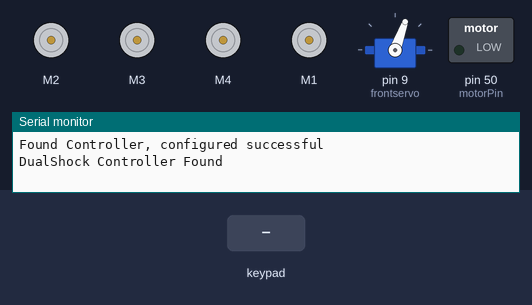
This sketch was run on a simulated Arduino Mega 2560, built with avr-gcc and run on an emulated ATmega2560. On the bench: 4 × DC motor (green arrow = forward, orange = backward, longer = faster), servo, switched loads named in the sketch (green lamp = pin HIGH), the last lines printed to the serial monitor. Inputs (shaded band) come from the test bench.

Above: at 1.5 s.
1.6 s: key 'D' pressed
At 2.5 s:
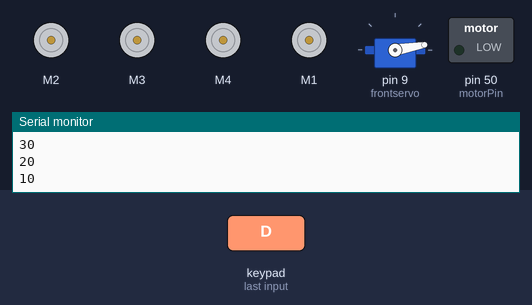
4.6 s: key 'X' pressed
At 4.86 s:
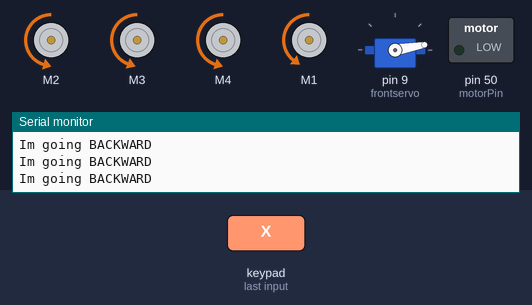
6.5 s: key 'O' pressed
At 6.78 s:
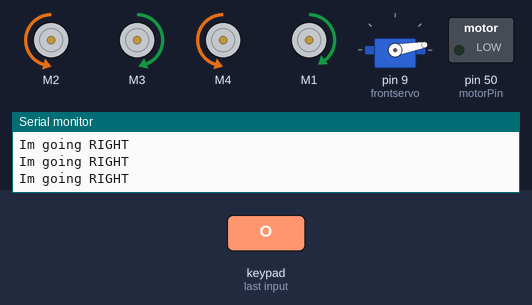
8.4 s: key 'S' pressed
At 8.66 s:
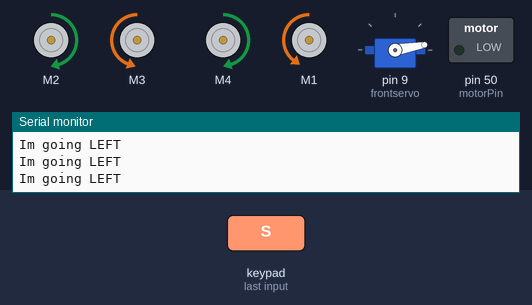
10.3 s: key 'T' pressed
At 10.58 s:
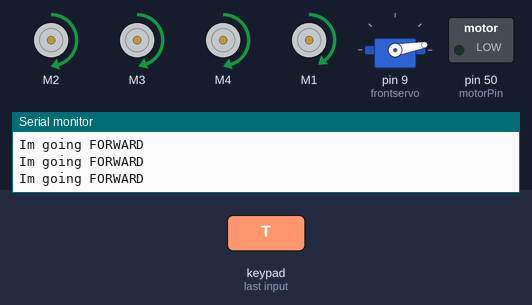
12.2 s: key 'U' pressed
At 13.8 s:
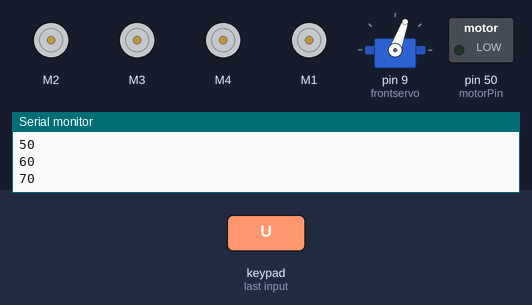
Timing chart, 0 to 15.3 s (numbered marks = the images above; inputs shaded):
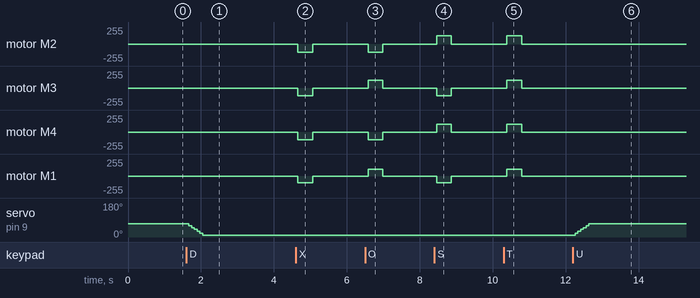

Measured:
- after the input at 1.6 s, servo on pin 9 (frontservo): moves from 70° to 10° over 0.38 s, starting after 0.07 s
- after the input at 4.6 s, motor M2: stopped → backward 121/255 after 0.06 s, → stopped 0.41 s later; motor M3: stopped → backward 116/255 after 0.06 s, → stopped 0.41 s later; motor M4: stopped → backward 119/255 after 0.06 s, → stopped 0.41 s later; motor M1: stopped → backward 98/255 after 0.06 s, → stopped 0.41 s later
- after the input at 6.5 s, motor M2: stopped → backward 121/255 after 0.08 s, → stopped 0.41 s later; motor M3: stopped → forward 116/255 after 0.08 s, → stopped 0.41 s later; motor M4: stopped → backward 119/255 after 0.08 s, → stopped 0.41 s later; motor M1: stopped → forward 98/255 after 0.08 s, → stopped 0.41 s later
- after the input at 8.4 s, motor M2: stopped → forward 121/255 after 0.06 s, → stopped 0.41 s later; motor M3: stopped → backward 116/255 after 0.06 s, → stopped 0.41 s later; motor M4: stopped → forward 119/255 after 0.06 s, → stopped 0.41 s later; motor M1: stopped → backward 98/255 after 0.06 s, → stopped 0.41 s later
- after the input at 10.3 s, motor M2: stopped → forward 121/255 after 0.09 s, → stopped 0.41 s later; motor M3: stopped → forward 116/255 after 0.09 s, → stopped 0.41 s later; motor M4: stopped → forward 119/255 after 0.09 s, → stopped 0.41 s later; motor M1: stopped → forward 98/255 after 0.09 s, → stopped 0.41 s later
- after the input at 12.2 s, servo on pin 9 (frontservo): moves from 10° to 70° over 0.38 s, starting after 0.06 s

The sketch:

ps2control_v2.ino
```cpp
#include<PS2X_lib.h>
#include <AFMotor.h>
#include<math.h>
#include<Servo.h>

#define PS2_SEL 30
#define PS2_CMD 31
#define PS2_DAT 32
#define PS2_CLK 33


#define pressures   true
#define rumble      true

int error = 0;
int speed = 0;
int steeringSpd = 80;
int LX = 0;
int LY = 0;
int RX = 0;
int RY = 0;
int N_X = 128;
int N_Y = 127;
byte type = 0;
byte vibrate = 0;
int motorPin = 50;
int pos = 70;
int upperLimitAng = 70;
int lowerLimitAng = -20;

PS2X ps2x;
AF_DCMotor motor1(2);
AF_DCMotor motor2(3);
AF_DCMotor motor3(4);
AF_DCMotor motor4(1);
Servo frontservo;


void setup() {
  // put your setup code here, to run once:
  Serial.begin(19200);
  delay(300);
  pinMode(motorPin, OUTPUT);
  error = ps2x.config_gamepad(PS2_CLK, PS2_CMD, PS2_SEL, PS2_DAT, pressures, rumble);
  if (error == 0) {
    Serial.println("Found Controller, configured successful");
  }

  else if (error == 1)
    Serial.println("No controller found, check wiring or reset the Arduino");

  else if (error == 2)
    Serial.println("Controller found but not accepting commands");

  else if (error == 3)
    Serial.println("Controller refusing to enter Pressures mode, may not support it.");
  type = ps2x.readType();
  switch (type) {
    case 0:
      Serial.println("Unknown Controller type");
      break;
    case 1:
      Serial.println("DualShock Controller Found");
      break;
    case 2:
      Serial.println("GuitarHero Controller Found");
      break;
  }
  motor1.setSpeed(speed);
  motor1.run(RELEASE);
  motor2.setSpeed(speed);
  motor2.run(RELEASE);
  motor3.setSpeed(speed);
  motor3.run(RELEASE);
  motor4.setSpeed(speed);
  motor4.run(RELEASE);
  //Servo
  frontservo.attach(9);
  frontservo.write(pos);
}

void setSPD(int speed) {
  motor1.setSpeed(1.014 * speed);
  motor2.setSpeed(0.97 * speed);
  motor3.setSpeed(0.996 * speed);
  motor4.setSpeed(0.82 * speed);
}
void stop() {
  setSPD(0);
  motor1.run(RELEASE);
  motor2.run(RELEASE);
  motor3.run(RELEASE);
  motor4.run(RELEASE);
}
void loop() {
  ps2x.read_gamepad(false, vibrate);
  delay(50);
  if (ps2x.Button(PSB_L1)) {
    if (digitalRead(motorPin) == LOW) {
      digitalWrite(motorPin, HIGH);
    } else {
      digitalWrite(motorPin, LOW);
    }
  }
  //  if (ps2x.Button(PSB_R2)) {
  //    LX = ps2x.Analog(PSS_LX);
  //    LY = ps2x.Analog(PSS_LY);
  //    RX = ps2x.Analog(PSS_RX);
  //    RY = ps2x.Analog(PSS_RY);
  //    int diff_LX = abs(LX - N_X);
  //    int diff_LY = abs(LY - N_Y);
  //    int diff_RX = abs(RX - 128);
  //    int diff_RY = abs(RY - 127);
  //    Serial.print("LX:");
  //    Serial.println(LX);
  //    Serial.print("LY:");
  //    Serial.println(LY);
  //    Serial.print("RX:");
  //    Serial.println(RX);
  //    Serial.print("RY:");
  //    Serial.println(RY);
  if (!ps2x.Button(PSB_TRIANGLE) && !ps2x.Button(PSB_SQUARE) && !ps2x.Button(PSB_CIRCLE) && !ps2x.Button(PSB_CROSS) && !ps2x.Button(PSB_L2) && !ps2x.Button(PSB_R2)) {
    stop();
  } else {
    speed = 120;
    if (ps2x.Button(PSB_R2)) { //ROT RIGHT
      Serial.println("Im going ROTRIGHT");
      setSPD(steeringSpd);
      motor4.run(FORWARD);
      motor3.run(BACKWARD);
      motor1.run(FORWARD);
      motor2.run(BACKWARD);
    }
    else if (ps2x.Button(PSB_L2)) { //ROT LEFT
      Serial.println("Im going ROTLEFT");
      setSPD(steeringSpd);
      motor4.run(BACKWARD);
      motor3.run(FORWARD);
      motor1.run(BACKWARD);
      motor2.run(FORWARD);
    }
    else if (ps2x.Button(PSB_SQUARE)) { //LEFT
      Serial.println("Im going LEFT");
      setSPD(speed);
      motor1.run(FORWARD);
      motor2.run(BACKWARD);
      motor3.run(FORWARD);
      motor4.run(BACKWARD);
    }
    else if (ps2x.Button(PSB_CIRCLE)) { //RIGHT

      Serial.println("Im going RIGHT");
      setSPD(speed);
      motor4.run(FORWARD);
      motor2.run(FORWARD);
      motor3.run(BACKWARD);
      motor1.run(BACKWARD);
    }
    else if (ps2x.Button(PSB_TRIANGLE)) { //FORWARD
      Serial.println("Im going FORWARD");
      setSPD(speed);
      motor1.run(FORWARD);
      motor2.run(FORWARD);
      motor3.run(FORWARD);
      motor4.run(FORWARD);
    } else if (ps2x.Button(PSB_CROSS) ) { //BACKWARD
      Serial.println("Im going BACKWARD");
      setSPD(speed);
      motor1.run(BACKWARD);
      motor2.run(BACKWARD);
      motor3.run(BACKWARD);
      motor4.run(BACKWARD);
    }
  }
  //  }
  if (ps2x.Button(PSB_PAD_UP)) {
    pos += 10;
    if (pos >= upperLimitAng) {
      pos = upperLimitAng;
    }
    frontservo.write(pos);
    delay(25);
    Serial.println(pos);
  }
  else if (ps2x.Button(PSB_PAD_DOWN)) {
    pos -= 10;
    if (pos <= lowerLimitAng) {
      pos =  lowerLimitAng;
    }
    frontservo.write(pos);
    delay(25);
    Serial.println(pos);
  }
  //  LY = LX = 128;
  //  RY = RX = 128;
}
```
